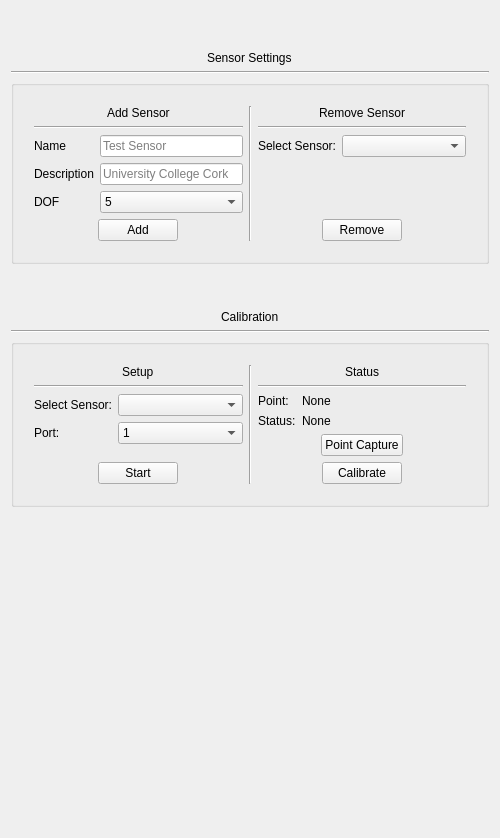
<?xml version="1.0" encoding="UTF-8"?>
<ui version="4.0">
 <class>calibrationwidget</class>
 <widget class="QWidget" name="calibrationwidget">
  <property name="geometry">
   <rect>
    <x>0</x>
    <y>0</y>
    <width>500</width>
    <height>838</height>
   </rect>
  </property>
  <property name="minimumSize">
   <size>
    <width>500</width>
    <height>0</height>
   </size>
  </property>
  <property name="maximumSize">
   <size>
    <width>900</width>
    <height>16777215</height>
   </size>
  </property>
  <property name="windowTitle">
   <string>Form</string>
  </property>
  <layout class="QVBoxLayout" name="verticalLayout">
   <item>
    <spacer name="verticalSpacer_2">
     <property name="orientation">
      <enum>Qt::Vertical</enum>
     </property>
     <property name="sizeType">
      <enum>QSizePolicy::Preferred</enum>
     </property>
     <property name="sizeHint" stdset="0">
      <size>
       <width>20</width>
       <height>40</height>
      </size>
     </property>
    </spacer>
   </item>
   <item alignment="Qt::AlignHCenter">
    <widget class="QLabel" name="label_14">
     <property name="text">
      <string>Sensor Settings</string>
     </property>
    </widget>
   </item>
   <item>
    <widget class="Line" name="line">
     <property name="orientation">
      <enum>Qt::Horizontal</enum>
     </property>
    </widget>
   </item>
   <item>
    <widget class="QGroupBox" name="groupBox_2">
     <property name="sizePolicy">
      <sizepolicy hsizetype="Ignored" vsizetype="Fixed">
       <horstretch>0</horstretch>
       <verstretch>0</verstretch>
      </sizepolicy>
     </property>
     <property name="title">
      <string/>
     </property>
     <layout class="QVBoxLayout" name="verticalLayout_6">
      <property name="leftMargin">
       <number>20</number>
      </property>
      <property name="topMargin">
       <number>20</number>
      </property>
      <property name="rightMargin">
       <number>20</number>
      </property>
      <property name="bottomMargin">
       <number>20</number>
      </property>
      <item>
       <layout class="QHBoxLayout" name="horizontalLayout_3" stretch="1,0,1">
        <item>
         <layout class="QVBoxLayout" name="verticalLayout_4" stretch="0,0,1,0">
          <item alignment="Qt::AlignHCenter">
           <widget class="QLabel" name="label_3">
            <property name="text">
             <string>Add Sensor</string>
            </property>
           </widget>
          </item>
          <item>
           <widget class="Line" name="line_4">
            <property name="orientation">
             <enum>Qt::Horizontal</enum>
            </property>
           </widget>
          </item>
          <item>
           <layout class="QFormLayout" name="formLayout_4">
            <item row="0" column="0">
             <widget class="QLabel" name="label_5">
              <property name="text">
               <string>Name</string>
              </property>
             </widget>
            </item>
            <item row="1" column="0">
             <widget class="QLabel" name="label_22">
              <property name="text">
               <string>Description</string>
              </property>
             </widget>
            </item>
            <item row="2" column="0">
             <widget class="QLabel" name="label_17">
              <property name="text">
               <string>DOF</string>
              </property>
             </widget>
            </item>
            <item row="2" column="1">
             <widget class="QComboBox" name="dof_combobox">
              <item>
               <property name="text">
                <string>5</string>
               </property>
              </item>
              <item>
               <property name="text">
                <string>6</string>
               </property>
              </item>
             </widget>
            </item>
            <item row="1" column="1">
             <widget class="QLineEdit" name="description">
              <property name="placeholderText">
               <string>University College Cork</string>
              </property>
             </widget>
            </item>
            <item row="0" column="1">
             <widget class="QLineEdit" name="name">
              <property name="inputMethodHints">
               <set>Qt::ImhDate</set>
              </property>
              <property name="placeholderText">
               <string>Test Sensor</string>
              </property>
             </widget>
            </item>
           </layout>
          </item>
          <item alignment="Qt::AlignHCenter">
           <widget class="QPushButton" name="add_button">
            <property name="sizePolicy">
             <sizepolicy hsizetype="Fixed" vsizetype="Fixed">
              <horstretch>0</horstretch>
              <verstretch>0</verstretch>
             </sizepolicy>
            </property>
            <property name="text">
             <string>Add</string>
            </property>
           </widget>
          </item>
         </layout>
        </item>
        <item>
         <widget class="Line" name="line_3">
          <property name="orientation">
           <enum>Qt::Vertical</enum>
          </property>
         </widget>
        </item>
        <item>
         <layout class="QVBoxLayout" name="verticalLayout_3" stretch="0,0,1,0">
          <item alignment="Qt::AlignHCenter">
           <widget class="QLabel" name="label_4">
            <property name="text">
             <string>Remove Sensor</string>
            </property>
           </widget>
          </item>
          <item>
           <widget class="Line" name="line_5">
            <property name="sizePolicy">
             <sizepolicy hsizetype="Minimum" vsizetype="Fixed">
              <horstretch>0</horstretch>
              <verstretch>0</verstretch>
             </sizepolicy>
            </property>
            <property name="orientation">
             <enum>Qt::Horizontal</enum>
            </property>
           </widget>
          </item>
          <item>
           <layout class="QFormLayout" name="formLayout_3">
            <item row="1" column="0">
             <widget class="QLabel" name="label_16">
              <property name="text">
               <string>Select Sensor:</string>
              </property>
             </widget>
            </item>
            <item row="1" column="1">
             <widget class="QComboBox" name="sensor_combobox"/>
            </item>
           </layout>
          </item>
          <item alignment="Qt::AlignHCenter">
           <widget class="QPushButton" name="remove_button">
            <property name="sizePolicy">
             <sizepolicy hsizetype="Fixed" vsizetype="Fixed">
              <horstretch>0</horstretch>
              <verstretch>0</verstretch>
             </sizepolicy>
            </property>
            <property name="text">
             <string>Remove</string>
            </property>
           </widget>
          </item>
         </layout>
        </item>
       </layout>
      </item>
     </layout>
    </widget>
   </item>
   <item>
    <spacer name="verticalSpacer_3">
     <property name="orientation">
      <enum>Qt::Vertical</enum>
     </property>
     <property name="sizeType">
      <enum>QSizePolicy::Fixed</enum>
     </property>
     <property name="sizeHint" stdset="0">
      <size>
       <width>20</width>
       <height>40</height>
      </size>
     </property>
    </spacer>
   </item>
   <item alignment="Qt::AlignHCenter">
    <widget class="QLabel" name="label_2">
     <property name="text">
      <string>Calibration</string>
     </property>
    </widget>
   </item>
   <item>
    <widget class="Line" name="line_2">
     <property name="orientation">
      <enum>Qt::Horizontal</enum>
     </property>
    </widget>
   </item>
   <item>
    <widget class="QGroupBox" name="groupBox_3">
     <property name="sizePolicy">
      <sizepolicy hsizetype="Ignored" vsizetype="Fixed">
       <horstretch>0</horstretch>
       <verstretch>0</verstretch>
      </sizepolicy>
     </property>
     <property name="title">
      <string/>
     </property>
     <property name="alignment">
      <set>Qt::AlignLeading|Qt::AlignLeft|Qt::AlignVCenter</set>
     </property>
     <layout class="QVBoxLayout" name="verticalLayout_2">
      <property name="leftMargin">
       <number>20</number>
      </property>
      <property name="topMargin">
       <number>20</number>
      </property>
      <property name="rightMargin">
       <number>20</number>
      </property>
      <property name="bottomMargin">
       <number>20</number>
      </property>
      <item>
       <layout class="QHBoxLayout" name="horizontalLayout_4" stretch="1,0,1">
        <property name="sizeConstraint">
         <enum>QLayout::SetDefaultConstraint</enum>
        </property>
        <property name="leftMargin">
         <number>0</number>
        </property>
        <item>
         <layout class="QVBoxLayout" name="verticalLayout_7" stretch="0,0,1,0">
          <item alignment="Qt::AlignHCenter">
           <widget class="QLabel" name="label_6">
            <property name="text">
             <string>Setup</string>
            </property>
           </widget>
          </item>
          <item>
           <widget class="Line" name="line_6">
            <property name="orientation">
             <enum>Qt::Horizontal</enum>
            </property>
           </widget>
          </item>
          <item>
           <layout class="QFormLayout" name="formLayout_5">
            <item row="0" column="0">
             <widget class="QLabel" name="label_7">
              <property name="text">
               <string>Select Sensor:</string>
              </property>
             </widget>
            </item>
            <item row="0" column="1">
             <widget class="QComboBox" name="cal_sensor_combobox"/>
            </item>
            <item row="1" column="0">
             <widget class="QLabel" name="label_23">
              <property name="text">
               <string>Port:</string>
              </property>
             </widget>
            </item>
            <item row="1" column="1">
             <widget class="QComboBox" name="port_combobox">
              <item>
               <property name="text">
                <string>1</string>
               </property>
              </item>
              <item>
               <property name="text">
                <string>2</string>
               </property>
              </item>
              <item>
               <property name="text">
                <string>3</string>
               </property>
              </item>
              <item>
               <property name="text">
                <string>4</string>
               </property>
              </item>
             </widget>
            </item>
           </layout>
          </item>
          <item alignment="Qt::AlignHCenter">
           <widget class="QPushButton" name="start_button">
            <property name="sizePolicy">
             <sizepolicy hsizetype="Fixed" vsizetype="Fixed">
              <horstretch>0</horstretch>
              <verstretch>0</verstretch>
             </sizepolicy>
            </property>
            <property name="text">
             <string>Start</string>
            </property>
           </widget>
          </item>
         </layout>
        </item>
        <item alignment="Qt::AlignHCenter">
         <widget class="Line" name="line_7">
          <property name="orientation">
           <enum>Qt::Vertical</enum>
          </property>
         </widget>
        </item>
        <item>
         <layout class="QVBoxLayout" name="verticalLayout_8" stretch="0,0,1,0,0">
          <item alignment="Qt::AlignHCenter">
           <widget class="QLabel" name="label_8">
            <property name="text">
             <string>Status</string>
            </property>
           </widget>
          </item>
          <item>
           <widget class="Line" name="line_8">
            <property name="sizePolicy">
             <sizepolicy hsizetype="Minimum" vsizetype="Fixed">
              <horstretch>0</horstretch>
              <verstretch>0</verstretch>
             </sizepolicy>
            </property>
            <property name="orientation">
             <enum>Qt::Horizontal</enum>
            </property>
           </widget>
          </item>
          <item>
           <layout class="QFormLayout" name="formLayout_6">
            <item row="1" column="0">
             <widget class="QLabel" name="label_11">
              <property name="text">
               <string>Point:</string>
              </property>
             </widget>
            </item>
            <item row="1" column="1">
             <widget class="QLabel" name="point_label">
              <property name="text">
               <string>None</string>
              </property>
             </widget>
            </item>
            <item row="2" column="0">
             <widget class="QLabel" name="label_13">
              <property name="text">
               <string>Status:</string>
              </property>
             </widget>
            </item>
            <item row="2" column="1">
             <widget class="QLabel" name="status_label">
              <property name="text">
               <string>None</string>
              </property>
             </widget>
            </item>
           </layout>
          </item>
          <item alignment="Qt::AlignHCenter">
           <widget class="QPushButton" name="point_capture_button">
            <property name="sizePolicy">
             <sizepolicy hsizetype="Fixed" vsizetype="Fixed">
              <horstretch>0</horstretch>
              <verstretch>0</verstretch>
             </sizepolicy>
            </property>
            <property name="text">
             <string>Point Capture</string>
            </property>
           </widget>
          </item>
          <item alignment="Qt::AlignHCenter">
           <widget class="QPushButton" name="calibrate_button">
            <property name="sizePolicy">
             <sizepolicy hsizetype="Fixed" vsizetype="Fixed">
              <horstretch>0</horstretch>
              <verstretch>0</verstretch>
             </sizepolicy>
            </property>
            <property name="text">
             <string>Calibrate</string>
            </property>
           </widget>
          </item>
         </layout>
        </item>
       </layout>
      </item>
     </layout>
    </widget>
   </item>
   <item>
    <spacer name="verticalSpacer">
     <property name="orientation">
      <enum>Qt::Vertical</enum>
     </property>
     <property name="sizeHint" stdset="0">
      <size>
       <width>20</width>
       <height>40</height>
      </size>
     </property>
    </spacer>
   </item>
  </layout>
 </widget>
 <resources/>
 <connections/>
</ui>
